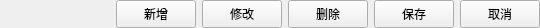
<?xml version="1.0" encoding="UTF-8"?>
<ui version="4.0">
 <class>ButtonGroup</class>
 <widget class="QWidget" name="ButtonGroup">
  <property name="geometry">
   <rect>
    <x>0</x>
    <y>0</y>
    <width>540</width>
    <height>28</height>
   </rect>
  </property>
  <property name="windowTitle">
   <string>Form</string>
  </property>
  <layout class="QHBoxLayout" name="horizontalLayout">
   <property name="leftMargin">
    <number>0</number>
   </property>
   <property name="topMargin">
    <number>0</number>
   </property>
   <property name="rightMargin">
    <number>0</number>
   </property>
   <property name="bottomMargin">
    <number>0</number>
   </property>
   <item>
    <spacer name="horizontalSpacer">
     <property name="orientation">
      <enum>Qt::Horizontal</enum>
     </property>
     <property name="sizeHint" stdset="0">
      <size>
       <width>40</width>
       <height>20</height>
      </size>
     </property>
    </spacer>
   </item>
   <item>
    <widget class="QPushButton" name="buttonAdd">
     <property name="minimumSize">
      <size>
       <width>80</width>
       <height>28</height>
      </size>
     </property>
     <property name="text">
      <string>新增</string>
     </property>
    </widget>
   </item>
   <item>
    <widget class="QPushButton" name="buttonModify">
     <property name="minimumSize">
      <size>
       <width>80</width>
       <height>28</height>
      </size>
     </property>
     <property name="text">
      <string>修改</string>
     </property>
    </widget>
   </item>
   <item>
    <widget class="QPushButton" name="buttonDelete">
     <property name="minimumSize">
      <size>
       <width>80</width>
       <height>28</height>
      </size>
     </property>
     <property name="text">
      <string>删除</string>
     </property>
    </widget>
   </item>
   <item>
    <widget class="QPushButton" name="buttonSave">
     <property name="minimumSize">
      <size>
       <width>80</width>
       <height>28</height>
      </size>
     </property>
     <property name="text">
      <string>保存</string>
     </property>
    </widget>
   </item>
   <item>
    <widget class="QPushButton" name="buttonCancel">
     <property name="minimumSize">
      <size>
       <width>80</width>
       <height>28</height>
      </size>
     </property>
     <property name="text">
      <string>取消</string>
     </property>
    </widget>
   </item>
  </layout>
 </widget>
 <resources/>
 <connections/>
</ui>
